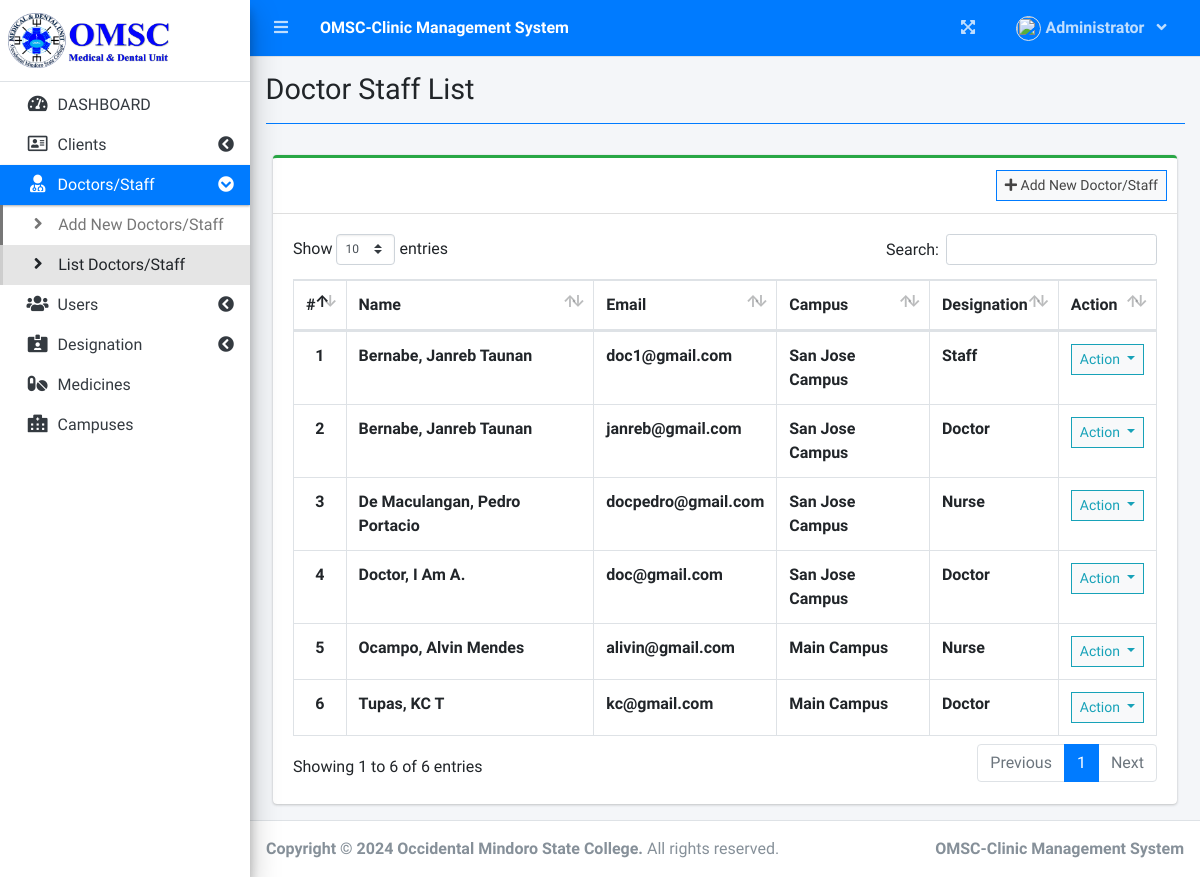
Before: /index.php?page=doctor_staff_list (signed in) with the older database file.
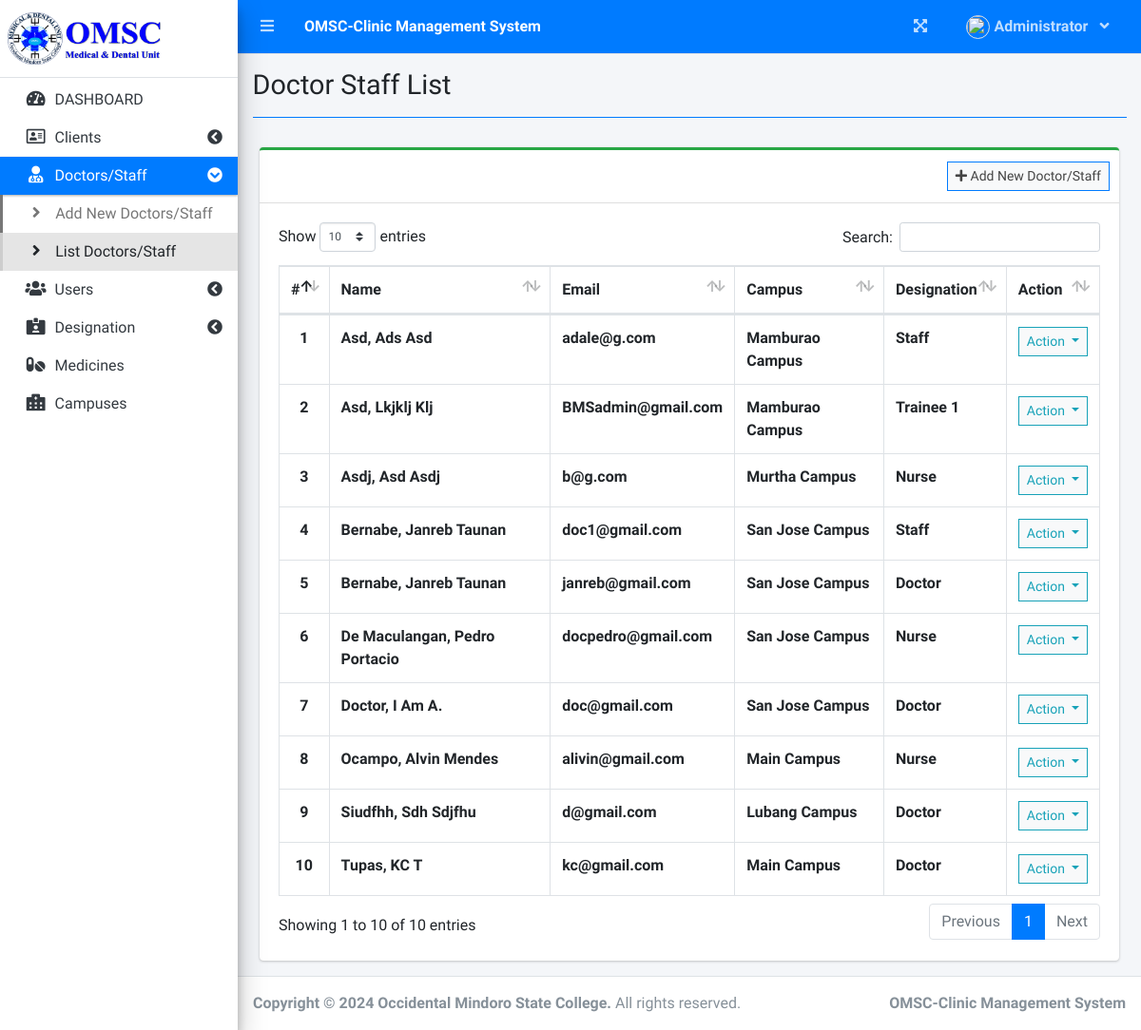
After: the same page with the newer database file.
### tables this page shows
CREATE TABLE `doctor_staff_list` (
  `id` int(30) NOT NULL,
  `firstname` varchar(200) NOT NULL,
  `middlename` varchar(200) NOT NULL,
  `lastname` varchar(200) NOT NULL,
  `contact` text NOT NULL,
  `email` varchar(200) NOT NULL,
  `password` text NOT NULL,
  `campus_id` int(30) NOT NULL,
  `designation_id` int(30) NOT NULL,
  `avatar` text DEFAULT NULL,
  `date_created` datetime NOT NULL DEFAULT current_timestamp()
);

### doctor_staff_list.php (the view, shortened to what this page needs)
<?php include'db_connect.php' ?>
<div class="col-lg-12">
	<div class="card card-outline card-success">
		<div class="card-header">
			<div class="card-tools">
				<a class="btn btn-block btn-sm btn-default btn-flat border-primary" href="./index.php?page=new_doctor_staff"><i class="fa fa-plus"></i> Add New Doctor/Staff</a>
			</div>
		</div>
		<div class="card-body">
			<table class="table tabe-hover table-bordered" id="list">
				<thead>
					<tr>
						<th class="text-center">#</th>
						<th>Name</th>
						<th>Email</th>
						<th>Campus</th>
						<th>Designation</th>
						<th>Action</th>
					</tr>
				</thead>
				<tbody>
					<?php
					$i = 1;
					$designations = $conn->query("SELECT * FROM clinic_des_list ");
					$design_arr[0]= "Unset";
					while($row=$designations->fetch_assoc()){
						$design_arr[$row['id']] =$row['designation'];
					}
					$departments = $conn->query("SELECT * FROM campus_list ");
					$dept_arr[0]= "Unset";
					while($row=$departments->fetch_assoc()){
						$dept_arr[$row['id']] =$row['campus'];
					}
					$qry = $conn->query("SELECT *,concat(lastname,', ',firstname,' ',middlename) as name FROM doctor_staff_list order by concat(lastname,', ',firstname,' ',middlename) asc");
					while($row= $qry->fetch_assoc()):
					?>
					<tr>
						<th class="text-center"><?php echo $i++ ?></th>
						<td><b><?php echo ucwords($row['name']) ?></b></td>
						<td><b><?php echo $row['email'] ?></b></td>
						<td><b><?php echo isset($dept_arr[$row['campus_id']]) ? $dept_arr[$row['campus_id']] : 'Unknow Campus' ?></b></td>
						<td><b><?php echo isset($design_arr[$row['designation_id']]) ? $design_arr[$row['designation_id']] : 'Unknow Designation' ?></b></td>
						<td class="text-center">
							<button type="button" class="btn btn-default btn-sm btn-flat border-info wave-effect text-info dropdown-toggle" data-toggle="dropdown" aria-expanded="true">
		                      Action
		                    </button>
						</td>
					</tr>
				<?php endwhile; ?>
				</tbody>
			</table>
		</div>
	</div>
</div>

### sidebar.php (shortened to what this page needs)
<aside class="main-sidebar sidebar-light-primary elevation-4">
  <div class="dropdown">
 	<a href="./" class="brand-link">
   <img class="index_logo" src="images/logo.png" height=55px width=165px>
  </a>
  </div>
  <div class="sidebar pb-4 mb-4">
    <nav class="mt-2">
      <ul class="nav nav-pills nav-sidebar flex-column nav-flat" data-widget="treeview" role="menu" data-accordion="false">
       <li class="nav-item dropdown">
          <a href="./" class="nav-link nav-home">
            <i class="nav-icon fas fa-tachometer-alt"></i>
            <p>
            <br>
            DASHBOARD
            </p>
          </a>
        </li>
        <?php if($_SESSION['login_type'] == 2): ?>
        <li class="nav-item">
          <a href="#" class="nav-link nav-edit_client">
            <i class="nav-icon far fa-address-card"></i>
            <p>
              Clients
              <i class="right fas fa-chevron-circle-left"></i>
            </p>
          </a>
        </li>
        <li class="nav-item">
          <a href="#" class="nav-link nav-edit_doctor_staff">
            <i class="nav-icon fas fa-user-md"></i>
            <p>
              Doctors/Staff
              <i class="right fas fa-chevron-circle-left"></i>
            </p>
          </a>
          <ul class="nav nav-treeview">
            <li class="nav-item">
              <a href="./index.php?page=new_doctor_staff" class="nav-link nav-new_doctor_staff tree-item">
                <i class="fas fa-angle-right nav-icon"></i>
                <p>Add New Doctors/Staff</p>
              </a>
            </li>
            <li class="nav-item">
              <a href="./index.php?page=doctor_staff_list" class="nav-link nav-doctor_staff_list tree-item">
                <i class="fas fa-angle-right nav-icon"></i>
                <p>List Doctors/Staff</p>
              </a>
            </li>
          </ul>
        </li>
        <li class="nav-item">
          <a href="#" class="nav-link nav-edit_user">
            <i class="nav-icon fas fa-users"></i>
            <p>
              Users
              <i class="right fas fa-chevron-circle-left"></i>
            </p>
          </a>
        </li>
        <li class="nav-item dropdown">
          <a href="./index.php?page=designation" class="nav-link nav-designation">
            <i class="nav-icon fas fa-id-card-alt"></i>
            <p>
              Designation
              <i class="right fas fa-chevron-circle-left"></i>
            </p>
          </a>
        </li>
        <li class="nav-item">
          <a href="./index.php?page=medicine" class="nav-link nav-medicine">
            <i class="nav-icon fas fa-pills"></i>
            <p>
              Medicines
            </p>
          </a>
        </li>
        <li class="nav-item dropdown">
          <a href="./index.php?page=campus" class="nav-link nav-campus">
            <i class="nav-icon fas fa-hospital-alt"></i>
            <p>
              Campuses
            </p>
          </a>
        </li>
        <?php endif; ?>
      </ul>
    </nav>
  </div>
</aside>

Changed rows visible on the page:
added doctor_staff_list: name "Asd, Ads Asd", email "adale@g.com", campus "Mamburao Campus", designation "Staff"
added doctor_staff_list: name "Asd, Lkjklj Klj", email "BMSadmin@gmail.com", campus "Mamburao Campus", designation "Trainee 1"
added doctor_staff_list: name "Asdj, Asd Asdj", email "b@g.com", campus "Murtha Campus", designation "Nurse"
added doctor_staff_list: name "Siudfhh, Sdh Sdjfhu", email "d@gmail.com", campus "Lubang Campus", designation "Doctor"
Other visible differences:
text written by a page script: "Show entries Search: Showing 1 to 6 of 6 entries Previous 1 Next" → "Show entries Search: Showing 1 to 10 of 10 entries Previous 1 Next"
